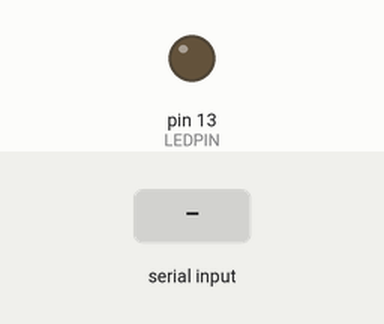
This sketch was run on a simulated Arduino Uno, built with avr-gcc and run on an emulated ATmega328P. On the bench: output pins drawn as LEDs (lit = HIGH). Inputs (shaded band) come from the test bench.

Above: at 1.2 s.
1.3 s: "i" received over Serial
At 2.3 s:
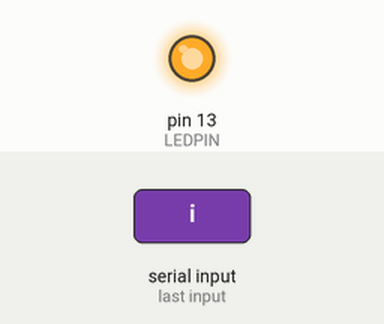
2.8 s: "o" received over Serial
At 3.5 s:
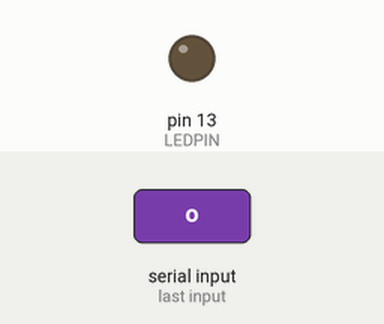
Timing chart, 0 to 5.8 s (numbered marks = the images above; inputs shaded):
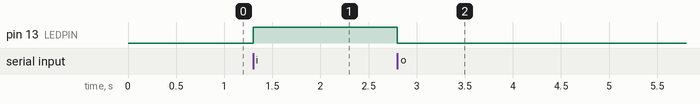

Measured:
- after the input at 1.3 s, pin 13 (LEDPIN): LOW → HIGH at once
- after the input at 2.8 s, pin 13 (LEDPIN): HIGH → LOW at once

The sketch:

LEDServer.ino
```cpp
#define LEDPIN 13

void setup(){
  Serial.begin(9600);
  pinMode(LEDPIN, OUTPUT);
}

void loop(){

  if(Serial.available()){
    char message = Serial.read();

    switch(message){
      case 'i':
        digitalWrite(LEDPIN, HIGH);
      break;

      case 'o':
        digitalWrite(LEDPIN, LOW);
      break;
    }
  }
}
```
